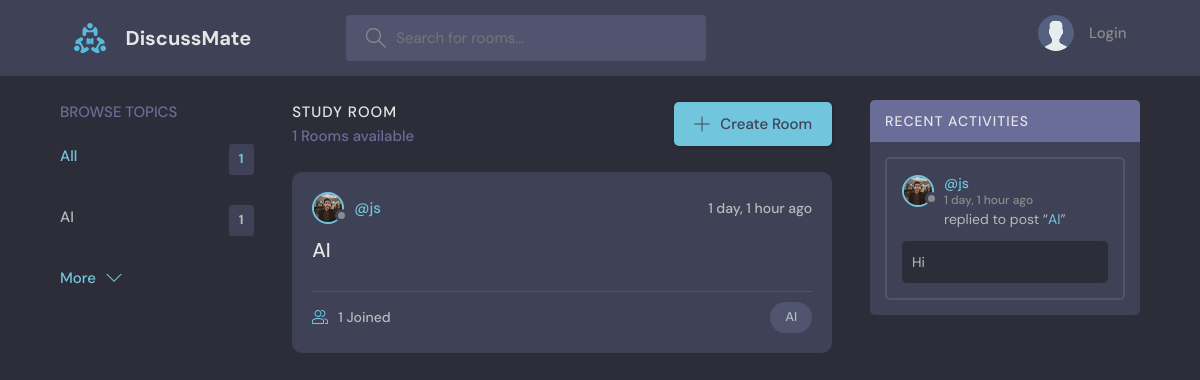
The page / on the database its author committed.
### base/models.py (models this page shows, shortened)
class Topic(models.Model):
    name = models.CharField(max_length=200)

class Room(models.Model):
    host = models.ForeignKey(User,on_delete=models.SET_NULL,null=True)
    topic = models.ForeignKey(Topic,on_delete=models.SET_NULL,null=True)
    name = models.CharField(max_length=200)
    description = models.TextField(blank=True,null=True)
    participants = models.ManyToManyField(User, related_name='participants',blank=True)
    updated = models.DateTimeField(auto_now=True)
    created = models.DateTimeField(auto_now_add=True)
    class Meta:
        ordering = ['-updated','-created']
    def __str__(self):
        return self.name

class User(AbstractUser):
    name = models.CharField(max_length=200,null=True)
    email = models.EmailField(unique=True,null=True)
    bio = models.TextField(null=True)
    avatar = models.ImageField(null=True,default="avatar.svg")
    REQUIRED_FIELDS = []

class Message(models.Model):
    user = models.ForeignKey(User,on_delete=models.CASCADE)
    room = models.ForeignKey(Room,on_delete=models.CASCADE)
    body = models.TextField()
    updated = models.DateTimeField(auto_now=True)
    created = models.DateTimeField(auto_now_add=True)
    class Meta:
        ordering = ['-updated','-created']

### base/views.py (the view)
# urls.py: path('',views.home,name='home'),
def home(request):
    q = request.GET.get('q') if request.GET.get('q')!=None else ''
    topics = Topic.objects.annotate(room_count=Count('room')).order_by('-room_count')
    rooms = Room.objects.filter(Q(topic__name__icontains=q) | Q(description__icontains=q) | Q(name__icontains=q))
    room_count = rooms.count()
    room_messages = Message.objects.all().filter(Q(room__topic__name__icontains = q))
    context = {
        "rooms":rooms,
        "topics":topics,
        "room_count":room_count,
        "room_messages":room_messages,
        }
    return render(request,'base/home.html',context)

### templates/base/home.html (shortened to what this page needs)
{% extends "main.html" %}
{% block content %}
<main class="layout layout--3">
  <div class="container">
    {% include "base/topics_component.html" %}
    <div class="roomList">
      <div class="roomList__header">
        <div>
          <h2>Study Room</h2>
          <p>{{room_count}} Rooms available</p>
        </div>
        <a class="btn btn--main" href="{% url 'create-room' %}">
          <svg version="1.1" xmlns="http://www.w3.org/2000/svg" width="32" height="32" viewBox="0 0 32 32">
            <title>add</title>
            <path
              d="M16.943 0.943h-1.885v14.115h-14.115v1.885h14.115v14.115h1.885v-14.115h14.115v-1.885h-14.115v-14.115z">
            </path>
          </svg>
          Create Room
        </a>
      </div>
      {% include "base/feed_component.html" %}
    </div>
    {% include "base/activity_component.html" %}
  </div>
</main>
{% endblock content %}

### templates/base/topics_component.html
<div class="topics">
    <div class="topics__header">
        <h2>Browse Topics</h2>
    </div>
    <ul class="topics__list">
        <li>
            <a href="{% url 'home' %}" class="active">All <span>{{topics.count}}</span></a>
        </li>
        {% for topic in topics %}
        <li>
            <a href="{% url 'home' %}?q={{topic.name}}">{{topic.name}} <span>{{topic.room_set.all.count}}</span></a>
        </li>
        {% endfor %}
    </ul>
    <a class="btn btn--link" href="{% url 'topics' %}">
        More
        <svg version="1.1" xmlns="http://www.w3.org/2000/svg" width="32" height="32" viewBox="0 0 32 32">
            <title>chevron-down</title>
            <path d="M16 21l-13-13h-3l16 16 16-16h-3l-13 13z"></path>
        </svg>
    </a>
</div>

### templates/base/feed_component.html (shortened to what this page needs)
{% for room in rooms %}
<div class="roomListRoom">
    <div class="roomListRoom__header">
      <a href="{% url 'profile' room.host.id %}" class="roomListRoom__author">
        <div class="avatar avatar--small">
          <img src="{{room.host.avatar.url}}" />
        </div>
        <span>@{{room.host.username}}</span>
      </a>
      <div class="roomListRoom__actions">
        <span>{{room.created|timesince}} ago</span>
      </div>
    </div>
    <div class="roomListRoom__content">
      <a href="{% url 'room' room.id %}">{{room.name}}</a>
    </div>
    <div class="roomListRoom__meta">
      <a href="{% url 'room' room.id %}" class="roomListRoom__joined">
        {{room.participants.all.count}} Joined
      </a>
      <p class="roomListRoom__topic">{{room.topic.name}} </p>
    </div>
  </div>
{% endfor %}

### templates/base/activity_component.html (shortened to what this page needs)
<div class="activities">
    <div class="activities__header">
        <h2>Recent Activities</h2>
    </div>
    {% for message in room_messages %}
    <div class="activities__box">
        <div class="activities__boxHeader roomListRoom__header">
            <a href="{% url 'profile' message.user.id %}" class="roomListRoom__author">
                <div class="avatar avatar--small">
                    <img src="{{message.user.avatar.url}}" />
                </div>
                <p>
                    @{{message.user}}
                    <span>{{message.created|timesince}} ago</span>
                </p>
            </a>
        </div>
        <div class="activities__boxContent">
            <p>replied to post “<a href="{% url 'room' message.room.id %}">{{message.room}}</a>”</p>
            <div class="activities__boxRoomContent">
                {{message.body}}
            </div>
        </div>
    </div>
    {% endfor %}
</div>

### rows shown on the page
Topic: name "AI", room_set.all.count "1"
Room: host.avatar (picture), host.username "js", created "1 day, 1 hour", name "AI", participants.all.count "1", topic.name "AI"
Message: user.avatar (picture), user "js", created "1 day, 1 hour", room "AI", body "Hi"

### other values the page prints
{{ topics.count }} "1"
{{ room_count }} "1"
